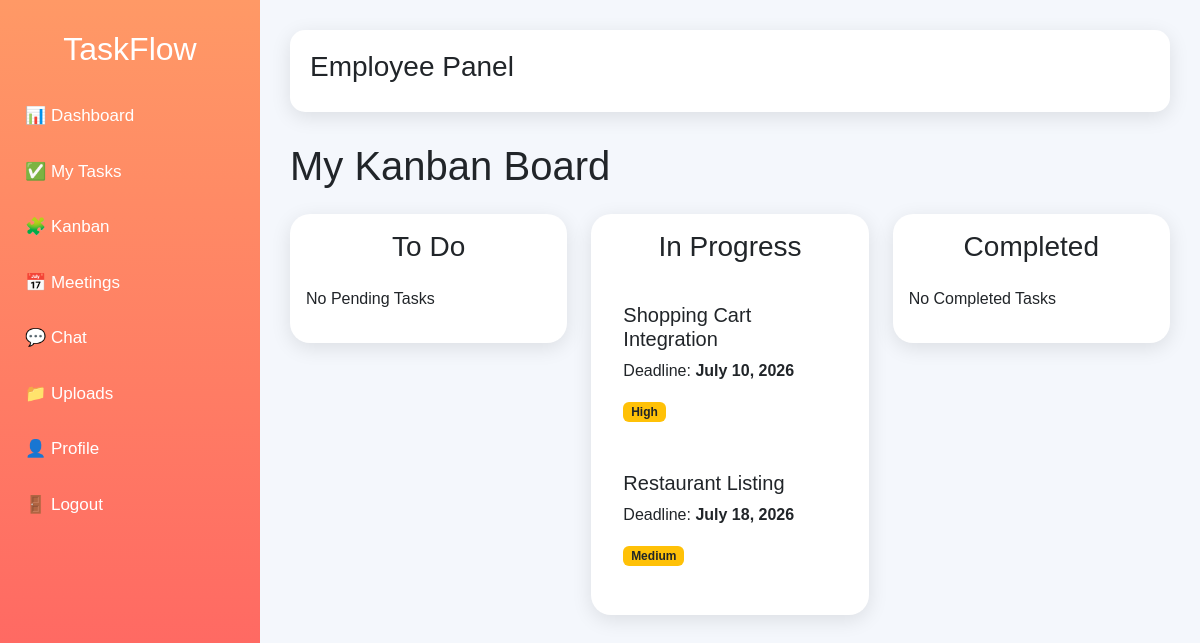
Page /employee-kanban/ on the committed database.
### productivity/models.py (models this page shows)
class Task(models.Model):
    project = models.ForeignKey(
        Project,
        on_delete=models.CASCADE
    )
    title = models.CharField(max_length=200)
    status = models.CharField(max_length=50)
    priority = models.CharField(max_length=50)
    assigned_to = models.CharField(max_length=100)
    deadline = models.DateField()

### productivity/views.py (the view, shortened to what this page needs)
def employee_kanban(request):
    employee_name = "Rahul"
    pending_tasks = Task.objects.filter(
        assigned_to=employee_name,
        status='Pending'
    )
    progress_tasks = Task.objects.filter(
        assigned_to=employee_name,
        status='In Progress'
    )
    completed_tasks = Task.objects.filter(
        assigned_to=employee_name,
        status='Completed'
    )
    return render(
        request,
        'employee/kanban.html',
        {
            'pending_tasks': pending_tasks,
            'progress_tasks': progress_tasks,
            'completed_tasks': completed_tasks
        }
    )

### productivity/templates/employee/kanban.html
{% extends 'base/employee_base.html' %}
{% block content %}
<h1 class="mb-4">
My Kanban Board
</h1>
<div class="row">
<div class="col-md-4">
<div class="card p-3 kanban-column">
<h3 class="text-center mb-4">
To Do
</h3>
{% for task in pending_tasks %}
<div class="task-card p-3 mb-3">
<h5>
{{ task.title }}
</h5>
<p>
Deadline:
<b>
{{ task.deadline }}
</b>
</p>
<span class="badge bg-danger">
{{ task.priority }}
</span>
</div>
{% empty %}
<p>
No Pending Tasks
</p>
{% endfor %}
</div>
</div>
<div class="col-md-4">
<div class="card p-3 kanban-column">
<h3 class="text-center mb-4">
In Progress
</h3>
{% for task in progress_tasks %}
<div class="task-card p-3 mb-3">
<h5>
{{ task.title }}
</h5>
<p>
Deadline:
<b>
{{ task.deadline }}
</b>
</p>
<span class="badge bg-warning text-dark">
{{ task.priority }}
</span>
</div>
{% empty %}
<p>
No Tasks In Progress
</p>
{% endfor %}
</div>
</div>
<div class="col-md-4">
<div class="card p-3 kanban-column">
<h3 class="text-center mb-4">
Completed
</h3>
{% for task in completed_tasks %}
<div class="task-card p-3 mb-3">
<h5>
{{ task.title }}
</h5>
<p>
Deadline:
<b>
{{ task.deadline }}
</b>
</p>
<span class="badge bg-success">
{{ task.priority }}
</span>
</div>
{% empty %}
<p>
No Completed Tasks
</p>
{% endfor %}
</div>
</div>
</div>
{% endblock %}

### productivity/static/css/style.css (style rules this page uses)
body { margin: 0; font-family: Arial, sans-serif; background: #f4f7fc; }

### productivity/static/css/employee.css (style rules this page uses)
body { margin: 0; padding: 0; font-family: Arial, sans-serif; background: #f4f7fc; }
.card { border: none; border-radius: 20px; box-shadow: 0 5px 20px rgba(0,0,0,0.1); }

### rows in the picture
Task: title "Shopping Cart Integration", deadline "July 10, 2026", priority "High"
Task: title "Restaurant Listing", deadline "July 18, 2026", priority "Medium"
